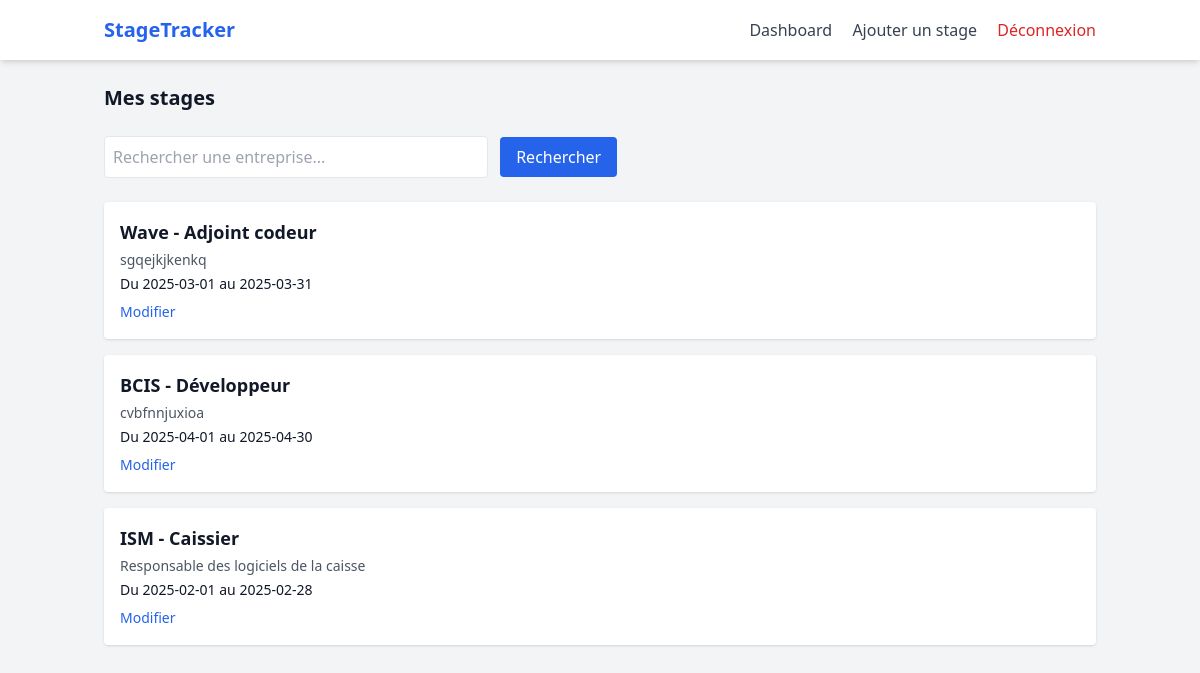
The page /dashboard (signed in) on the database its author committed.
### app/models/stage.py (models this page shows)
class Stage(db.Model):
    id = db.Column(db.Integer, primary_key=True)
    entreprise = db.Column(db.String(150), nullable=False)
    poste = db.Column(db.String(100), nullable=False)
    debut = db.Column(db.Date, nullable=False)  # <- bien en db.Date
    fin = db.Column(db.Date)
    description = db.Column(db.Text)
    user_id = db.Column(db.Integer, db.ForeignKey('user.id'), nullable=False)

### app.py (the view)
@app.route('/dashboard')
@login_required
def dashboard():
    q = request.args.get("q", "")
    if q:
        stages = Stage.query.filter(Stage.user_id == current_user.id, Stage.entreprise.ilike(f"%{q}%")).all()
    else:
        stages = Stage.query.filter_by(user_id=current_user.id).all()
    return render_template("liste_stages.html", stages=stages, query=q)

### app/__init__.py (called while the page is built)
def create_app():
    app = Flask(__name__)
    app.config['SECRET_KEY'] = 'supersecretkey'
    app.config['SQLALCHEMY_DATABASE_URI'] = 'sqlite:///stagetracker.db'
    db.init_app(app)
    login_manager.init_app(app)
    bcrypt.init_app(app)
    login_manager.login_view = 'login'
    from app.models.user import User
    @login_manager.user_loader
    def load_user(user_id):
        return User.query.get(int(user_id))
    return app

### app/templates/liste_stages.html (shortened to what this page needs)
{% extends 'base.html' %}
{% block content %}
<h2 class="text-xl font-semibold mb-6">Mes stages</h2>
<form method="GET" action="{{ url_for('dashboard') }}" class="mb-6">
    <input type="text" name="q" placeholder="Rechercher une entreprise..." value="{{ query }}" class="p-2 border rounded w-full sm:w-96">
    <button type="submit" class="ml-2 px-4 py-2 bg-blue-600 text-white rounded hover:bg-blue-700">Rechercher</button>
</form>
{% if stages %}
    <div class="space-y-4">
        {% for stage in stages %}
            <div class="p-4 bg-white rounded shadow">
                <h3 class="text-lg font-bold">{{ stage.entreprise }} - {{ stage.poste }}</h3>
                {% if stage.description %}
                    <p class="mt-1 text-sm text-gray-600">{{ stage.description }}</p>
                {% endif %}
                <p class="text-sm mt-1">Du {{ stage.debut }} au {{ stage.fin or "..." }}</p>
                <a href="{{ url_for('modifier_stage', id=stage.id) }}" class="text-blue-600 hover:underline text-sm mt-2 inline-block">Modifier</a>
            </div>
        {% endfor %}
    </div>
{% else %}
    <p>Aucun stage trouvé.</p>
{% endif %}
{% endblock %}

### app/templates/base.html (shortened to what this page needs)
<!DOCTYPE html>
<html lang="fr">
<head>
    <script src="https://cdn.tailwindcss.com"></script>
</head>
<body class="bg-gray-100 text-gray-900">
    <nav class="bg-white shadow-md">
        <div class="container mx-auto px-4 py-4 flex justify-between items-center">
            <a href="{{ url_for('dashboard') }}" class="text-xl font-bold text-blue-600">StageTracker</a>
            <div class="space-x-4">
                {% if current_user.is_authenticated %}
                    <a href="{{ url_for('dashboard') }}" class="text-gray-700 hover:text-blue-600">Dashboard</a>
                    <a href="{{ url_for('ajouter_stage') }}" class="text-gray-700 hover:text-blue-600">Ajouter un stage</a>
                    <a href="{{ url_for('logout') }}" class="text-red-600 hover:underline">Déconnexion</a>
                {% else %}
                    <a href="{{ url_for('login') }}" class="text-gray-700 hover:text-blue-600">Connexion</a>
                    <a href="{{ url_for('register') }}" class="text-gray-700 hover:text-blue-600">Inscription</a>
                {% endif %}
            </div>
        </div>
    </nav>
    <main class="container mx-auto px-4 py-6">
        {% block content %}{% endblock %}
    </main>
</body>
</html>

### rows shown on the page
Stage: entreprise "Wave", poste "Adjoint codeur", description "sgqejkjkenkq", debut "2025-03-01", fin "2025-03-31"
Stage: entreprise "BCIS", poste "Développeur", description "cvbfnnjuxioa", debut "2025-04-01", fin "2025-04-30"
Stage: entreprise "ISM", poste "Caissier", description "Responsable des logiciels de la caisse", debut "2025-02-01", fin "2025-02-28"
